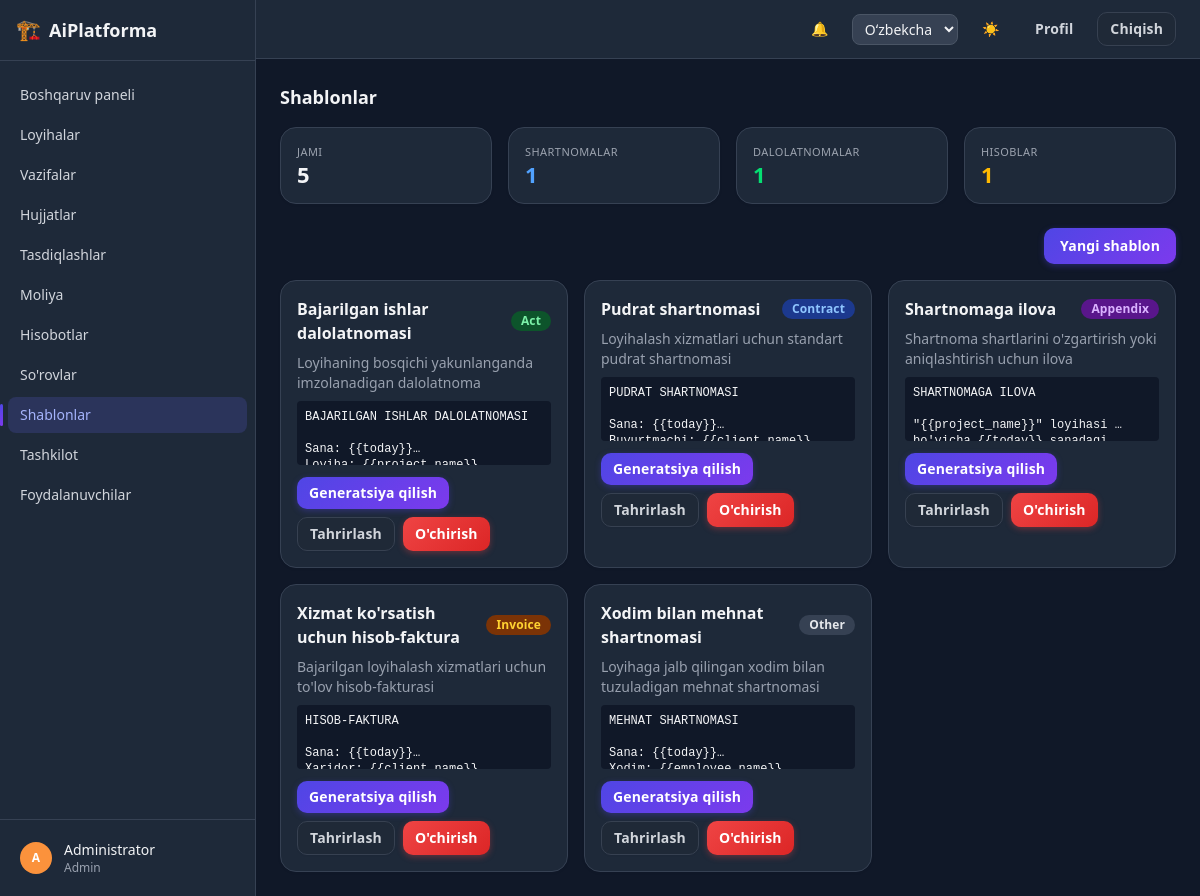
/templates/ (signed in), run on the app's committed database.
### apps/accounts/models.py (models this page shows, shortened)
class User(AbstractBaseUser, PermissionsMixin):
    class Role(models.TextChoices):
        ADMIN = "admin", _("Admin")
        MANAGER = "manager", _("Manager")
        GIP = "gip", _("GIP")
        GIP_ASSISTANT = "gip_assistant", _("GIP assistant")
        DESIGNER = "designer", _("Designer")
        REVIEWER = "reviewer", _("Reviewer")
        CLIENT = "client", _("Client")
    id = models.UUIDField(primary_key=True, default=uuid.uuid4, editable=False)
    email = models.EmailField(unique=True)
    full_name = models.CharField(max_length=255)
    role = models.CharField(max_length=20, choices=Role.choices, default=Role.DESIGNER)
    department = models.CharField(max_length=255, blank=True, null=True)
    phone = models.CharField(max_length=50, blank=True, null=True)
    avatar = models.ImageField(upload_to="avatars/", blank=True, null=True)
    telegram_chat_id = models.CharField(max_length=64, blank=True, null=True)
    is_active = models.BooleanField(default=True)
    is_staff = models.BooleanField(default=False)
    is_verified = models.BooleanField(default=False)
    totp_secret = models.CharField(max_length=64, blank=True, null=True)
    two_factor_enabled = models.BooleanField(default=False)
    created_at = models.DateTimeField(auto_now_add=True)
    updated_at = models.DateTimeField(auto_now=True)
    objects = UserManager()
    USERNAME_FIELD = "email"
    REQUIRED_FIELDS = ["full_name"]
    class Meta:
        ordering = ["full_name"]
    def get_short_name(self):
        return self.full_name.split()[0] if self.full_name else self.email

### apps/document_templates/models.py (models this page shows, shortened)
class DocumentTemplate(models.Model):
    id = models.UUIDField(primary_key=True, default=uuid.uuid4, editable=False)
    name = models.CharField(max_length=255)
    template_type = models.CharField(max_length=20, choices=TemplateType.choices, default=TemplateType.CONTRACT)
    description = models.CharField(max_length=1000, blank=True, null=True)
    content = models.TextField(help_text="Mail-merge style content using {{placeholder}} tokens.")
    created_by = models.ForeignKey(settings.AUTH_USER_MODEL, on_delete=models.PROTECT)
    created_at = models.DateTimeField(auto_now_add=True)
    updated_at = models.DateTimeField(auto_now=True)
    class Meta:
        ordering = ["name"]

### apps/document_templates/views.py (the view)
# urls.py: path("", views.template_list, name="list"),
@login_required
def template_list(request):
    templates = DocumentTemplate.objects.all()
    stat_cards = [
        {"label": _("Total"), "value": templates.count()},
        {"label": _("Contracts"), "value": templates.filter(template_type=TemplateType.CONTRACT).count(),
         "color": "text-blue-600 dark:text-blue-400"},
        {"label": _("Acts"), "value": templates.filter(template_type=TemplateType.ACT).count(),
         "color": "text-green-600 dark:text-green-400"},
        {"label": _("Invoices"), "value": templates.filter(template_type=TemplateType.INVOICE).count(),
         "color": "text-amber-600 dark:text-amber-400"},
    ]
    return render(request, "document_templates/template_list.html", {
        "templates": templates,
        "can_manage": request.user.is_superuser or request.user.role in MANAGE_ROLES,
        "can_delete": request.user.is_superuser or request.user.role in DELETE_ROLES,
        "stat_cards": stat_cards,
    })

### apps/core/context_processors.py (called while the page is built)
def dark_mode(request):
    return {"dark_mode": getattr(request, "dark_mode", True)}

### apps/core/templatetags/core_extras.py (called while the page is built)
@register.filter
def initials(name):
    if not name:
        return "?"
    parts = str(name).split()
    letters = "".join(p[0] for p in parts[:2] if p)
    return letters.upper() or "?"

@register.filter
def avatar_color(name):
    if not name:
        return _AVATAR_PALETTE[0]
    total = sum(ord(ch) for ch in str(name))
    return _AVATAR_PALETTE[total % len(_AVATAR_PALETTE)]

### apps/document_templates/templatetags/template_extras.py (called while the page is built)
@register.filter
def template_type_badge(template_type):
    return _BADGE_CLASSES[_TYPE_VARIANT.get(template_type, "default")]

### templates/document_templates/template_list.html (shortened to what this page needs)
{% extends "base.html" %}
{% load i18n template_extras %}
{% block page_title %}{% trans "Templates" %}{% endblock %}
{% block content %}
{% include "partials/stat_cards.html" %}
<div class="mb-4 flex justify-end">
  {% if can_manage %}<a href="{% url 'document_templates:create' %}" class="btn btn-primary btn-md">{% trans "New template" %}</a>{% endif %}
</div>
<div class="grid grid-cols-1 gap-4 sm:grid-cols-2 lg:grid-cols-3">
  {% for tpl in templates %}
    <div class="card p-4">
      <div class="mb-2 flex items-center justify-between">
        <h3 class="font-semibold">{{ tpl.name }}</h3>
        <span class="{{ tpl.template_type|template_type_badge }}">{{ tpl.get_template_type_display }}</span>
      </div>
      <p class="mb-2 line-clamp-2 text-sm text-gray-500 dark:text-gray-400">{{ tpl.description|default:"" }}</p>
      <pre class="mb-3 line-clamp-3 whitespace-pre-wrap rounded bg-gray-50 p-2 font-mono text-xs dark:bg-gray-900">{{ tpl.content }}</pre>
      <div class="flex flex-wrap gap-2">
        <a href="{% url 'document_templates:generate' tpl.pk %}" class="btn btn-primary btn-sm">{% trans "Generate" %}</a>
        {% if can_manage %}<a href="{% url 'document_templates:update' tpl.pk %}" class="btn btn-secondary btn-sm">{% trans "Edit" %}</a>{% endif %}
        {% if can_delete %}<a href="{% url 'document_templates:delete' tpl.pk %}" class="btn btn-danger btn-sm">{% trans "Delete" %}</a>{% endif %}
      </div>
    </div>
  {% empty %}
    <p class="col-span-full text-center text-sm text-gray-500 dark:text-gray-400">{% trans "No templates yet." %}</p>
  {% endfor %}
</div>
{% endblock %}

### templates/partials/sidebar.html
{% load i18n core_extras %}
<aside class="hidden w-64 shrink-0 flex-col border-r border-gray-200 bg-white dark:border-gray-700 dark:bg-gray-800 md:flex">
  <div class="flex items-center gap-2 border-b border-gray-200 px-4 py-4 dark:border-gray-700">
    <span class="text-xl">🏗️</span>
    <span class="text-lg font-semibold">AiPlatforma</span>
  </div>
  <nav class="flex-1 space-y-1 overflow-y-auto px-2 py-4 text-sm">
    {% url 'core:dashboard' as dashboard_url %}
    <a href="{{ dashboard_url }}" class="flex items-center gap-3 rounded-lg px-3 py-2 font-medium
      {% if request.path == dashboard_url %}bg-blue-50 text-blue-700 dark:bg-blue-950 dark:text-blue-300{% else %}text-gray-600 hover:bg-gray-100 dark:text-gray-300 dark:hover:bg-gray-700{% endif %}">
      {% trans "Dashboard" %}
    </a>
    {% url 'projects:list' as projects_url %}
    <a href="{{ projects_url }}" class="flex items-center gap-3 rounded-lg px-3 py-2 font-medium
      {% if request.path|slice:":9" == "/projects" %}bg-blue-50 text-blue-700 dark:bg-blue-950 dark:text-blue-300{% else %}text-gray-600 hover:bg-gray-100 dark:text-gray-300 dark:hover:bg-gray-700{% endif %}">
      {% trans "Projects" %}
    </a>
    {% url 'tasks:board' as tasks_url %}
    <a href="{{ tasks_url }}" class="flex items-center gap-3 rounded-lg px-3 py-2 font-medium
      {% if request.path|slice:":6" == "/tasks" %}bg-blue-50 text-blue-700 dark:bg-blue-950 dark:text-blue-300{% else %}text-gray-600 hover:bg-gray-100 dark:text-gray-300 dark:hover:bg-gray-700{% endif %}">
      {% trans "Tasks" %}
    </a>
    {% url 'documents:list' as documents_url %}
    <a href="{{ documents_url }}" class="flex items-center gap-3 rounded-lg px-3 py-2 font-medium
      {% if request.path == documents_url %}bg-blue-50 text-blue-700 dark:bg-blue-950 dark:text-blue-300{% else %}text-gray-600 hover:bg-gray-100 dark:text-gray-300 dark:hover:bg-gray-700{% endif %}">
      {% trans "Documents" %}
    </a>
    {% url 'documents:approvals' as approvals_url %}
    <a href="{{ approvals_url }}" class="flex items-center gap-3 rounded-lg px-3 py-2 font-medium
      {% if request.path == approvals_url %}bg-blue-50 text-blue-700 dark:bg-blue-950 dark:text-blue-300{% else %}text-gray-600 hover:bg-gray-100 dark:text-gray-300 dark:hover:bg-gray-700{% endif %}">
      {% trans "Approvals" %}
    </a>
    {% url 'finance:home' as finance_url %}
    <a href="{{ finance_url }}" class="flex items-center gap-3 rounded-lg px-3 py-2 font-medium
      {% if request.path == finance_url %}bg-blue-50 text-blue-700 dark:bg-blue-950 dark:text-blue-300{% else %}text-gray-600 hover:bg-gray-100 dark:text-gray-300 dark:hover:bg-gray-700{% endif %}">
      {% trans "Finance" %}
    </a>
    {% url 'reports:dashboard' as reports_url %}
    <a href="{{ reports_url }}" class="flex items-center gap-3 rounded-lg px-3 py-2 font-medium
      {% if request.path == reports_url %}bg-blue-50 text-blue-700 dark:bg-blue-950 dark:text-blue-300{% else %}text-gray-600 hover:bg-gray-100 dark:text-gray-300 dark:hover:bg-gray-700{% endif %}">
      {% trans "Reports" %}
    </a>
    {% url 'requests_app:list' as requests_url %}
    <a href="{{ requests_url }}" class="flex items-center gap-3 rounded-lg px-3 py-2 font-medium
      {% if request.path|slice:":9" == "/requests" %}bg-blue-50 text-blue-700 dark:bg-blue-950 dark:text-blue-300{% else %}text-gray-600 hover:bg-gray-100 dark:text-gray-300 dark:hover:bg-gray-700{% endif %}">
      {% trans "Requests" %}
    </a>
    {% url 'document_templates:list' as templates_url %}
    <a href="{{ templates_url }}" class="flex items-center gap-3 rounded-lg px-3 py-2 font-medium
      {% if request.path|slice:":10" == "/templates" %}bg-blue-50 text-blue-700 dark:bg-blue-950 dark:text-blue-300{% else %}text-gray-600 hover:bg-gray-100 dark:text-gray-300 dark:hover:bg-gray-700{% endif %}">
      {% trans "Templates" %}
    </a>
    {% url 'organization:list' as organization_url %}
    <a href="{{ organization_url }}" class="flex items-center gap-3 rounded-lg px-3 py-2 font-medium
      {% if request.path == organization_url %}bg-blue-50 text-blue-700 dark:bg-blue-950 dark:text-blue-300{% else %}text-gray-600 hover:bg-gray-100 dark:text-gray-300 dark:hover:bg-gray-700{% endif %}">
      {% trans "Organization" %}
    </a>
    {% url 'accounts:user_list' as users_url %}
    <a href="{{ users_url }}" class="flex items-center gap-3 rounded-lg px-3 py-2 font-medium
      {% if request.path == users_url %}bg-blue-50 text-blue-700 dark:bg-blue-950 dark:text-blue-300{% else %}text-gray-600 hover:bg-gray-100 dark:text-gray-300 dark:hover:bg-gray-700{% endif %}">
      {% trans "Users" %}
    </a>
  </nav>
  <div class="border-t border-gray-200 p-3 dark:border-gray-700">
    <a href="{% url 'accounts:profile' %}" class="flex items-center gap-3 rounded-lg px-2 py-2 hover:bg-gray-100 dark:hover:bg-gray-700">
      <span class="flex h-8 w-8 items-center justify-center rounded-full text-xs font-semibold text-white"
            style="background-color: {{ request.user.full_name|avatar_color }};">
        {{ request.user.full_name|initials }}
      </span>
      <span class="truncate text-sm">
        <span class="block font-medium">{{ request.user.get_short_name }}</span>
        <span class="block text-xs text-gray-500 dark:text-gray-400">{{ request.user.get_role_display }}</span>
      </span>
    </a>
  </div>
</aside>

### static/css/theme.css (style rules this page uses)
:root { --ap-primary: #4f46e5; --ap-primary-2: #7c3aed; --ap-primary-soft: rgba(79, 70, 229, 0.12); --ap-ring: rgba(99, 102, 241, 0.35); }
.btn { position: relative; border-radius: 0.625rem !important; font-weight: 600; letter-spacing: 0.01em; transition: transform .12s ease, box-shadow .15s ease, background-color .15s ease, color .15s ease, border-color .15s ease; outline: none; }
.btn-primary { background-image: linear-gradient(135deg, var(--ap-primary), var(--ap-primary-2)) !important; background-color: var(--ap-primary) !important; color: #fff !important; box-shadow: 0 2px 6px rgba(79, 70, 229, 0.35); }
.btn-secondary { background: #fff !important; color: #334155 !important; border: 1px solid #e2e8f0; box-shadow: 0 1px 2px rgba(15, 23, 42, 0.05); }
.dark .btn-secondary { background: #1f2937 !important; color: #d1d5db !important; border-color: #374151; }
.btn-danger { background-image: linear-gradient(135deg, #ef4444, #dc2626) !important; color: #fff !important; box-shadow: 0 2px 6px rgba(239, 68, 68, 0.35); }
.card { border-radius: 1rem !important; box-shadow: 0 1px 3px rgba(15, 23, 42, 0.06); transition: box-shadow .15s ease, transform .15s ease, border-color .15s ease; }
aside nav a { position: relative; transition: background-color .15s ease, color .15s ease; }
aside nav a[class*="bg-blue-50"] { background: var(--ap-primary-soft) !important; color: var(--ap-primary) !important; }
.dark aside nav a[class*="bg-blue-50"] { background: rgba(99, 102, 241, 0.18) !important; color: #a5b4fc !important; }
aside nav a[class*="bg-blue-50"]::before { content: ""; position: absolute; left: -0.5rem; top: 20%; bottom: 20%; width: 3px; border-radius: 9999px; background: linear-gradient(180deg, var(--ap-primary), var(--ap-primary-2)); }
.badge { font-weight: 600; letter-spacing: 0.01em; }

### data on the page
User: user.full_name|initials "A", user.get_short_name "Administrator", user.role "Admin"
DocumentTemplate: name "Bajarilgan ishlar dalolatnomasi", template_type "Act", description "Loyihaning bosqichi yakunlanganda imzolanadigan dalolatnoma", content "BAJARILGAN ISHLAR DALOLATNOMASI Sana:…"
DocumentTemplate: name "Pudrat shartnomasi", template_type "Contract", description "Loyihalash xizmatlari uchun standart pudrat shartnomasi", content "PUDRAT SHARTNOMASI Sana:…"
DocumentTemplate: name "Shartnomaga ilova", template_type "Appendix", description "Shartnoma shartlarini o'zgartirish yoki aniqlashtirish uchun ilova", content "SHARTNOMAGA ILOVA \"{{project_name}}\"…"
DocumentTemplate: name "Xizmat ko'rsatish uchun hisob-faktura", template_type "Invoice", description "Bajarilgan loyihalash xizmatlari uchun to'lov hisob-fakturasi", content "HISOB-FAKTURA Sana:…"
DocumentTemplate: name "Xodim bilan mehnat shartnomasi", template_type "Other", description "Loyihaga jalb qilingan xodim bilan tuzuladigan mehnat shartnomasi", content "MEHNAT SHARTNOMASI Sana:…"

### other printed values
{{ s.label }} "JAMI" "SHARTNOMALAR" "DALOLATNOMALAR" "HISOBLAR"
{{ s.value }} "5" "1" "1" "1"
form field language "Oʻzbekcha"
